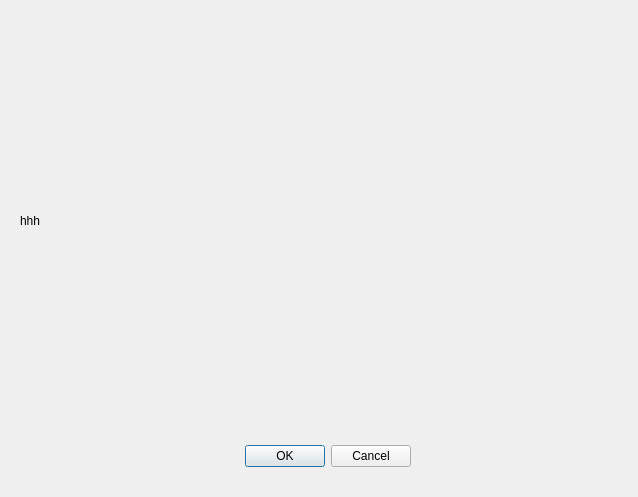
<?xml version="1.0" encoding="UTF-8"?>
<ui version="4.0">
 <class>Dialog_intro</class>
 <widget class="QDialog" name="Dialog_intro">
  <property name="geometry">
   <rect>
    <x>0</x>
    <y>0</y>
    <width>638</width>
    <height>497</height>
   </rect>
  </property>
  <property name="windowTitle">
   <string>Dialog</string>
  </property>
  <widget class="QDialogButtonBox" name="buttonBox">
   <property name="geometry">
    <rect>
     <x>70</x>
     <y>440</y>
     <width>341</width>
     <height>32</height>
    </rect>
   </property>
   <property name="orientation">
    <enum>Qt::Horizontal</enum>
   </property>
   <property name="standardButtons">
    <set>QDialogButtonBox::Cancel|QDialogButtonBox::Ok</set>
   </property>
  </widget>
  <widget class="QLabel" name="label">
   <property name="geometry">
    <rect>
     <x>20</x>
     <y>10</y>
     <width>601</width>
     <height>421</height>
    </rect>
   </property>
   <property name="text">
    <string>hhh</string>
   </property>
  </widget>
 </widget>
 <resources/>
 <connections>
  <connection>
   <sender>buttonBox</sender>
   <signal>accepted()</signal>
   <receiver>Dialog_intro</receiver>
   <slot>accept()</slot>
   <hints>
    <hint type="sourcelabel">
     <x>248</x>
     <y>254</y>
    </hint>
    <hint type="destinationlabel">
     <x>157</x>
     <y>274</y>
    </hint>
   </hints>
  </connection>
  <connection>
   <sender>buttonBox</sender>
   <signal>rejected()</signal>
   <receiver>Dialog_intro</receiver>
   <slot>reject()</slot>
   <hints>
    <hint type="sourcelabel">
     <x>316</x>
     <y>260</y>
    </hint>
    <hint type="destinationlabel">
     <x>286</x>
     <y>274</y>
    </hint>
   </hints>
  </connection>
 </connections>
</ui>
